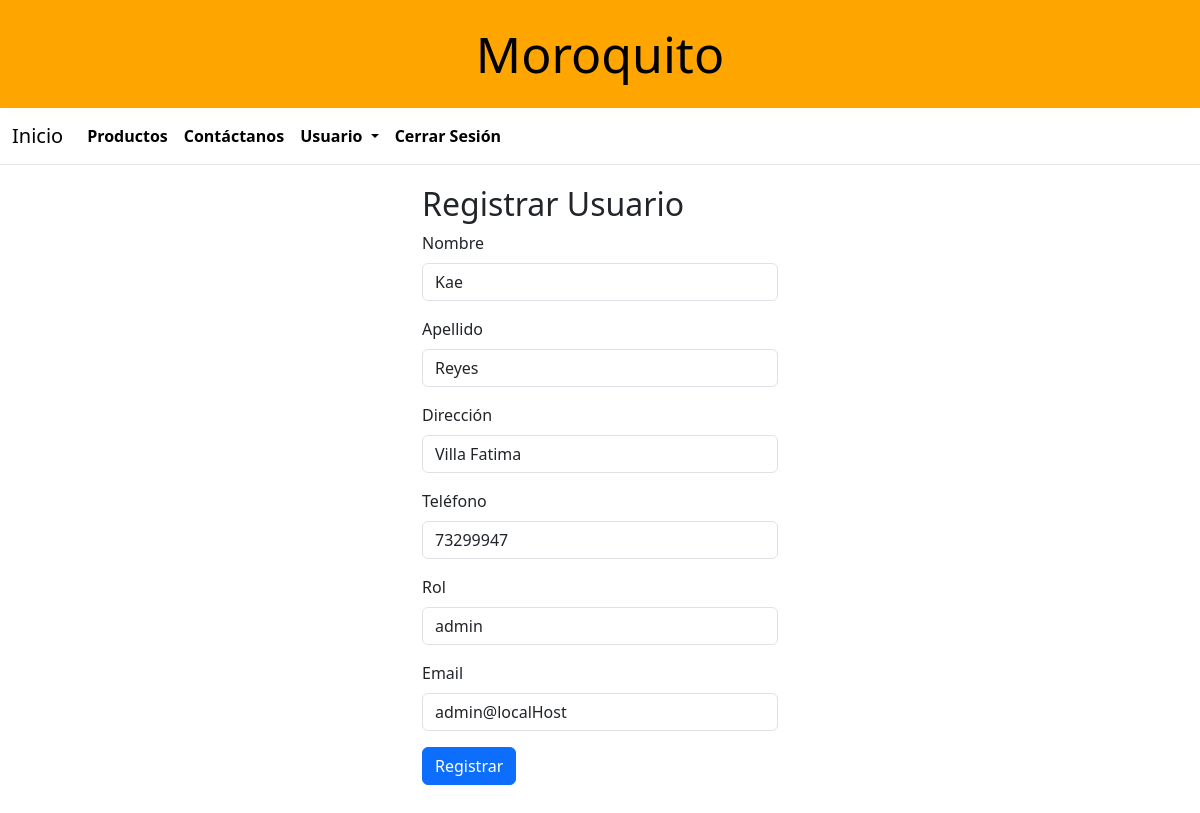
The app's page /users/admin@localHost/update (signed in) with its own data.
### models/usuario_model.py (models this page shows, shortened)
class Usuarios(UserMixin, db.Model):
    __tablename__ = "usuarios"
    email = db.Column(db.String(200), primary_key=True)
    first_name = db.Column(db.String(50), nullable=False)
    last_name = db.Column(db.String(50), nullable=False)
    password_hash = db.Column(db.String(128), nullable=False)
    direction = db.Column(db.String(200), nullable=False)
    celphone = db.Column(db.String(15), nullable=False)
    role = db.Column(db.String(50), nullable=False, default="user")
    @staticmethod
    def get_by_id(id):
        return Usuarios.query.get(id)
    def has_role(self, role):
        return self.role == role

### controllers/usuario_controller.py (the view, shortened to what this page needs)
@user_bp.route("/users/<string:id>/update", methods=["GET", "POST"])
@login_required
def update_user(id):
    user:Usuarios = Usuarios.get_by_id(id)
    if not user:
        return "Usuario no encontrado", 404
    return usuario_view.actualizar(user)

### run.py (called while the page is built)
@login_manager.user_loader
def load_user(user_email):
    return Usuarios.query.get((user_email))

### views/usuario_view.py (called while the page is built)
def actualizar(user):
    return render_template(
        "actualizar.html",
        title="Actualizar usuario",
        user=user,
        current_user=current_user,
    )

### templates/actualizar.html
{% extends 'base.html' %}
{% block content %}
<div class="row justify-content-center">
    <div class="col-4">
    <h2 class="title">Registrar Usuario</h2>
    <form method="post" action="/users/{{user.email}}/update">
        <div class="mb-3">
            <label for="first_name" class="form-label">Nombre</label>
            <input type="text" class="form-control" id="first_name" name="first_name" value="{{user.first_name}}" required>
        </div>
        <div class="mb-3">
            <label for="last_name" class="form-label">Apellido</label>
            <input type="text" class="form-control" id="last_name" name="last_name" value="{{user.last_name}}" required>
        </div>
        <div class="mb-3">
            <label for="direction" class="form-label">Dirección</label>
            <input type="text" class="form-control" id="direction" name="direction" value="{{user.direction}}">
        </div>
        <div class="mb-3">
            <label for="cellphone" class="form-label">Teléfono</label>
            <input type="text" class="form-control" id="cellphone" name="cellphone" value="{{user.celphone}}">
        </div>
        {% if current_user.has_role("admin") %}
        <div class="mb-3">
            <label for="role" class="form-label">Rol</label>
            <input type="role" class="form-control" id="role" name="role" value="{{user.role}}">
        </div>
        <div class="mb-3">
            <label for="email" class="form-label">Email</label>
            <input type="email" class="form-control" id="email" name="email" value="{{user.email}}" required>
        </div>
        {% endif %}
        <button type="submit" class="btn btn-primary">Registrar</button>
    </form>
    </div>
</div>
{% endblock %}

### records on screen
Usuarios: first_name "Kae", last_name "Reyes", direction "Villa Fatima", cellphone "73299947", role "admin", email "admin@localHost"
